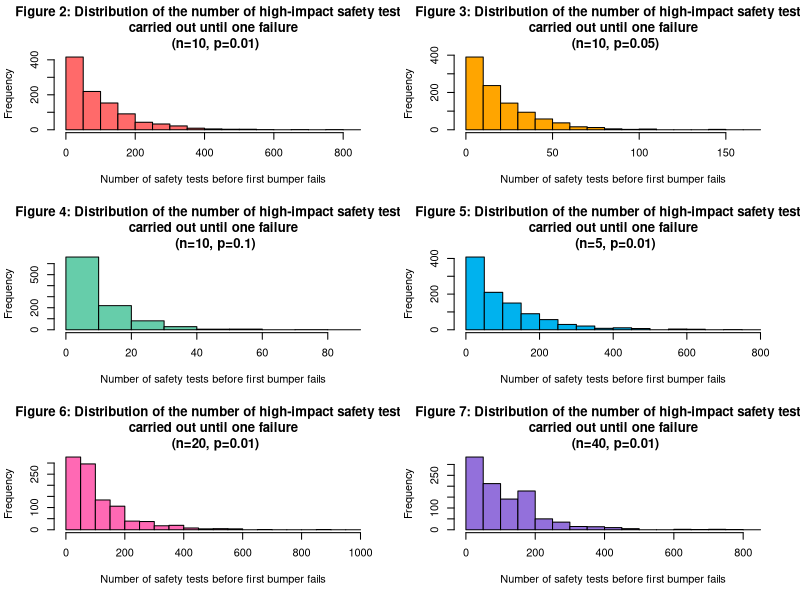

This figure's R source:
# n <- 10 # number of tests in a set
# p <- 0.01 # probabilty of bumper failing

findTested <- function(j,p,n) {
    
    tested <- 0 # initialise vector
    
    for (k in 1:j) {
        tests <- 0
        i <- 0
        
        while (i == 0) {
            x <- rbinom(n,1,p)
            if ( sum(x) >= 1 ) {
                i <- 1 
            }
            tests <- tests + n
        }
        tested[k] <- tests
    }
    tested
}

k <- 1000 # number of total trials

var <- list( c(0.01,10),
             c(0.05, 10),
             c(0.1, 10),
             c(0.01, 5), 
             c(0.01, 20), 
             c(0.01, 40))

a <- findTested(k, var[[1]][1], var[[1]][2])
b <- findTested(k, var[[2]][1], var[[2]][2])
c <- findTested(k, var[[3]][1], var[[3]][2])
d <- findTested(k, var[[4]][1], var[[4]][2])
e <- findTested(k, var[[5]][1], var[[5]][2])
f <- findTested(k, var[[6]][1], var[[6]][2])

list <- list(a,b,c,d,e,f)

par(mfrow=c(3,2))

dist.col <- c("indianred1", "orange", "mediumaquamarine", "deepskyblue2", "hotpink", "mediumpurple")

for (i in 1:6) {
    tested <- list[[i]]
    
    dist.xlab <- "Number of safety tests before first bumper fails"
    dist.ylab <- "Frequency"
    dist.title <- "Distribution of the number of high-impact safety tests \n carried out until one failure \n "
    dist.n <- var[[i]][2]
    dist.p <- var[[i]][1]
    dist.fig <- i
    dist.main <- paste("Figure ", (i+1), ": ", dist.title, "(n=", dist.n, ", p=", dist.p, ")", sep = "")
    
    if ((1/dist.p) <= 10) {
        w <- seq(0, max(tested)+(1/dist.p), by=(1/(dist.p)))
    } else {
        w <- seq(0, max(tested)+(1/dist.p), by=(1/(dist.p*2)))
    }
    
    hist(tested, xlab=dist.xlab, ylab=dist.ylab, main=dist.main, breaks=w, col=dist.col[i] )
}
